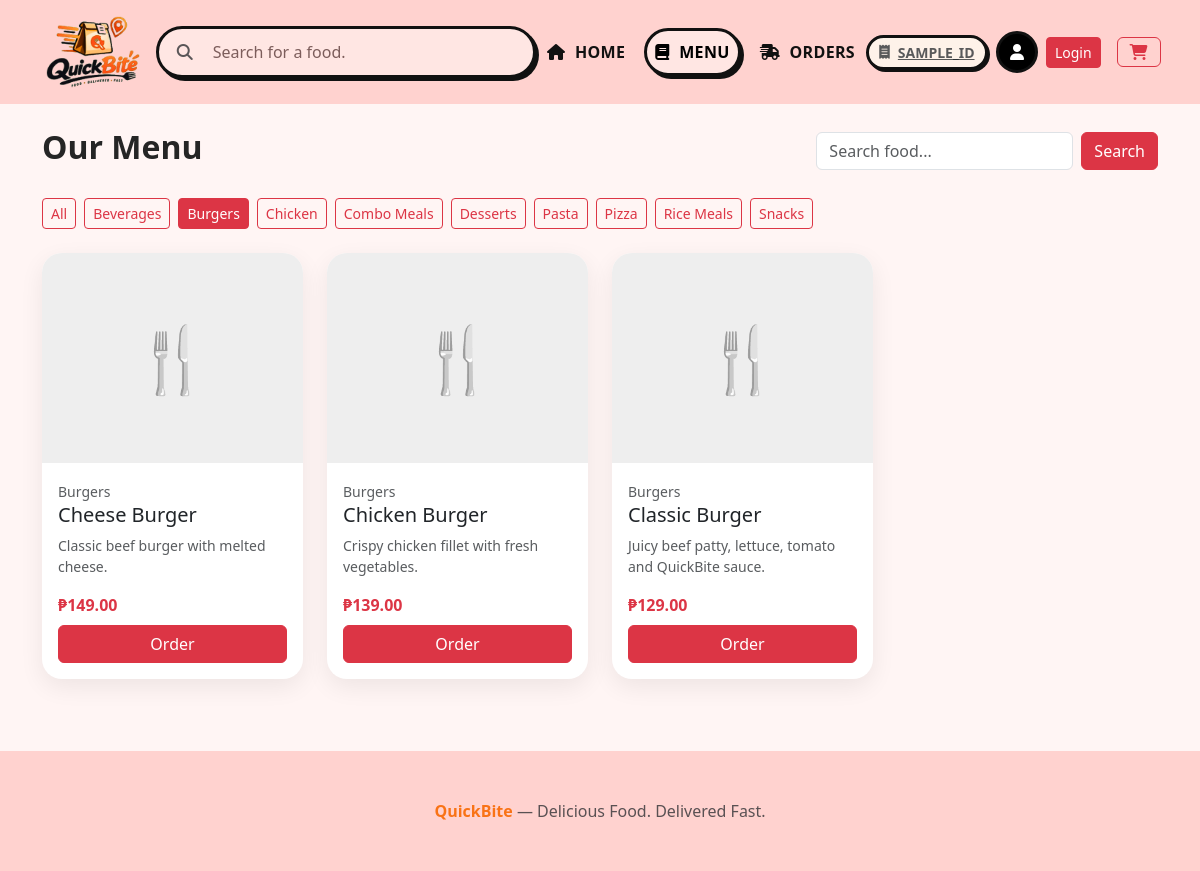
The app's page /menu.php?category=1 with its own data.
### tables this page shows
CREATE TABLE categories(
 id INT AUTO_INCREMENT PRIMARY KEY,
 name VARCHAR(100) NOT NULL,
 status TINYINT(1) DEFAULT 1,
 created_at TIMESTAMP DEFAULT CURRENT_TIMESTAMP
);

CREATE TABLE foods(
 id INT AUTO_INCREMENT PRIMARY KEY,
 category_id INT NOT NULL,
 name VARCHAR(150) NOT NULL,
 description TEXT,
 price DECIMAL(10,2) NOT NULL,
 prep_minutes INT DEFAULT 15,
 image VARCHAR(255) NULL,
 status TINYINT(1) DEFAULT 1,
 created_at TIMESTAMP DEFAULT CURRENT_TIMESTAMP,
 FOREIGN KEY(category_id) REFERENCES categories(id)
);

### includes/functions.php (called while the page is built, shortened)
<?php
function e($value) { return htmlspecialchars((string)$value, ENT_QUOTES, 'UTF-8'); }
function is_logged_in() { return isset($_SESSION['user']['id'], $_SESSION['user']['role']); }
function money($n) { return '₱' . number_format((float)$n, 2); }
?>

### menu.php (the view, shortened to what this page needs)
<?php
require_once "config/database.php"; require_once "includes/functions.php";
$cats=$pdo->query("SELECT * FROM categories WHERE status=1 ORDER BY name")->fetchAll();
$search=trim($_GET['search']??''); $cat=(int)($_GET['category']??0);
$sql="SELECT f.*,c.name category FROM foods f JOIN categories c ON c.id=f.category_id WHERE f.status=1";
$params=[];
if($cat){$sql.=" AND f.category_id=?";$params[]=$cat;}
$sql.=" ORDER BY f.name";
$stmt=$pdo->prepare($sql);$stmt->execute($params);$foods=$stmt->fetchAll();
include "includes/header.php";
?>
<div class="container py-4"><div class="d-flex justify-content-between align-items-center flex-wrap gap-2"><h2 class="fw-bold">Our Menu</h2>
<form class="d-flex"><input name="search" value="<?=e($search)?>" class="form-control" placeholder="Search food..."><button class="btn btn-danger ms-2">Search</button></form></div>
<div class="my-4 d-flex gap-2 flex-wrap"><a class="btn btn-sm <?=!$cat?'btn-danger':'btn-outline-danger'?>" href="menu.php">All</a><?php foreach($cats as $c):?><a class="btn btn-sm <?=$cat==$c['id']?'btn-danger':'btn-outline-danger'?>" href="?category=<?=$c['id']?>"><?=e($c['name'])?></a><?php endforeach;?></div>
<div class="row g-4"><?php foreach($foods as $f):?><div class="col-12 col-sm-6 col-lg-3"><div class="card food-card h-100">
<?php if($f['image'] && str_starts_with($f['image'],'http')):?><img class="food-img w-100" src="<?=e($f['image'])?>"><?php elseif($f['image']):?><img class="food-img w-100" src="<?= $base_url ?>/assets/uploads/<?=e($f['image'])?>"><?php else:?><div class="food-img d-flex align-items-center justify-content-center display-3">🍴</div><?php endif;?>
<div class="card-body"><small class="text-muted"><?=e($f['category'])?></small><h5><?=e($f['name'])?></h5><p class="small text-muted"><?=e($f['description'])?></p><div class="price"><?=money($f['price'])?></div><a class="btn btn-danger w-100 mt-2" href="food-details.php?id=<?=$f['id']?>">Order</a></div></div></div><?php endforeach;?></div></div>
<?php include "includes/footer.php"; ?>

### includes/header.php (shortened to what this page needs)
<?php
require_once __DIR__.'/functions.php';
$base_url = rtrim(dirname($_SERVER['SCRIPT_NAME']), '/');
$current_script = basename($_SERVER['PHP_SELF']);
?>
<!doctype html>
<html lang="en">
<head>
<link href="https://cdn.jsdelivr.net/npm/bootstrap@5.3.3/dist/css/bootstrap.min.css" rel="stylesheet">
<link href="https://cdnjs.cloudflare.com/ajax/libs/font-awesome/6.5.2/css/all.min.css" rel="stylesheet">
<link href="<?= $base_url ?>/assets/css/style.css" rel="stylesheet">
</head>
<body class="landing-body">
<nav class="navbar landing-nav navbar-expand-lg border-bottom sticky-top py-3">
<div class="container">
<a class="navbar-brand d-inline-flex align-items-center py-0" href="<?= $base_url ?>/index.php">
  <img class="site-logo" src="<?= $base_url ?>/assets/img/logo.png?v=2" alt="QuickBite">
</a>
<div class="collapse navbar-collapse" id="topnav">
<form class="d-flex mx-auto my-2 my-lg-0 landing-search order-lg-1" role="search" method="get" action="<?= $base_url ?>/menu.php">
  <i class="fa-solid fa-magnifying-glass me-2 mt-auto mb-auto text-muted"></i>
  <input class="form-control border-0 bg-transparent py-1" placeholder="Search for a food." name="search"
    <?php if($current_script==='menu.php' && !empty($_GET['search'])): ?>value="<?=e($_GET['search'])?>"<?php endif; ?>>
</form>
<ul class="navbar-nav ms-auto ms-lg-0 me-lg-auto gap-2 align-items-lg-center landing-pill-nav order-lg-2">
<li class="nav-item">
  <a class="nav-link pill-btn <?=$current_script==='index.php'?'active':''?>" href="<?= $base_url ?>/index.php">
    <i class="fa-solid fa-house me-1"></i>HOME
  </a>
</li>
<li class="nav-item">
  <a class="nav-link pill-btn <?=$current_script==='menu.php'?'active':''?>" href="<?= $base_url ?>/menu.php">
    <i class="fa-solid fa-book me-1"></i>MENU
  </a>
</li>
<li class="nav-item">
  <a class="nav-link pill-btn <?=(is_logged_in() && in_array($current_script,['my-orders.php','track-order.php']))?'active':''?>"
     href="<?= is_logged_in() ? $base_url.'/my-orders.php' : $base_url.'/login.php' ?>">
    <i class="fa-solid fa-truck-fast me-1"></i>ORDERS
  </a>
</li>
</ul>
<div class="d-flex align-items-center gap-2 ms-lg-auto order-lg-3 profile-zone">
<?php if(is_logged_in()): ?>
  <a class="cart-badge d-none d-lg-inline-flex align-items-center gap-1 small text-muted" href="<?= $base_url ?>/cart.php">
    <i class="fa-solid fa-receipt me-1"></i><?= strtoupper(substr(session_id(), -8)) ?>
  </a>
  <a class="profile-btn" href="<?= $base_url ?>/my-orders.php" title="<?= e($_SESSION['user']['name'] ?? '') ?>">
    <div class="avatar">
      <i class="fa-solid fa-user"></i>
    </div>
  </a>
  <a class="btn btn-sm btn-outline-dark d-none d-lg-inline" href="<?= $base_url ?>/logout.php"><i class="fa-solid fa-right-from-bracket"></i></a>
<?php else: ?>
  <a class="cart-badge d-none d-lg-inline-flex align-items-center gap-1 small text-muted" href="<?= $base_url ?>/login.php">
    <i class="fa-solid fa-receipt me-1"></i>SAMPLE_ID
  </a>
  <a class="profile-btn" href="<?= $base_url ?>/login.php" title="Login">
    <div class="avatar"><i class="fa-solid fa-user"></i></div>
  </a>
  <a class="btn btn-sm btn-danger d-none d-lg-inline" href="<?= $base_url ?>/login.php">Login</a>
<?php endif; ?>
<a class="btn btn-outline-danger position-relative ms-2 d-none d-sm-inline-flex align-items-center" href="<?= $base_url ?>/cart.php">
  <i class="fa-solid fa-cart-shopping"></i>
</a>
</div>
</div>
</div>
</nav>

### includes/footer.php (shortened to what this page needs)
<footer class="py-5 mt-5 border-top landing-footer">
<div class="container text-center text-muted">
<strong class="text-orange">QuickBite</strong> — Delicious Food. Delivered Fast.
</div></footer>
</body></html>

### assets/css/style.css (style rules this page uses)
body { background:#fffaf7;color:#252525 }
:root { --pink-bg:#ffd2cf;--pink-bg-2:#ffe6e3;--pink-light:#fff1ee;--pink-dark:#e8a3a0;--pink-deep:#ff9c99;--orange:#ff9a3d;--orange-deep:#f97316;--outline:#1f1014 }
.landing-body { background:#fff5f4 }
.landing-nav { background:var(--pink-bg);border:0!important;padding-left:0;padding-right:0 }
.landing-nav .container { padding:0 1rem }
.site-logo { height:72px;width:auto;display:block;object-fit:contain }
.navbar-brand { line-height:1 }
.text-orange { color:var(--orange-deep) }
.landing-search { min-width:min(380px,100%);background:var(--pink-bg-2);border:3px solid #111;border-radius:999px;padding:.45rem 1.1rem;box-shadow:3px 3px 0 #111;font-weight:500 }
.landing-search input::placeholder { color:#7c5d5b;font-weight:500 }
.landing-pill-nav { display:flex!important;flex-direction:row!important;gap:.5rem }
.pill-btn { display:inline-flex;align-items:center;gap:.35rem;border-radius:999px;padding:.55rem 1.25rem;font-weight:800;letter-spacing:.02em;color:#111;background:transparent;border:3px solid transparent;transition:.15s }
.pill-btn.active { background:var(--pink-bg-2);border-color:#111;box-shadow:3px 3px 0 #111;color:var(--orange-deep) }
.profile-zone .cart-badge { padding:.25rem .65rem;border:3px solid #111;border-radius:999px;background:#fef2e9;font-weight:700;color:#111;box-shadow:2px 2px 0 #111 }
.profile-zone .avatar { width:42px;height:42px;border-radius:999px;background:#000;color:#fff;border:3px solid #111;display:flex;align-items:center;justify-content:center }
.landing-footer { background:var(--pink-bg);border:0!important }
.food-card { border:0;border-radius:20px;overflow:hidden;box-shadow:0 8px 25px rgba(0,0,0,.07);transition:.2s }
.food-img { height:210px;object-fit:cover;background:#eee }
.price { font-weight:800;color:#dc3545 }

### records on screen
categories: name "Beverages"
categories: name "Burgers"
categories: name "Chicken"
categories: name "Combo Meals"
categories: name "Desserts"
categories: name "Pasta"
categories: name "Pizza"
categories: name "Rice Meals"
categories: name "Snacks"
foods: category.name "Burgers", name "Cheese Burger", description "Classic beef burger with melted cheese.", price "₱149.00"
foods: category.name "Burgers", name "Chicken Burger", description "Crispy chicken fillet with fresh vegetables.", price "₱139.00"
foods: category.name "Burgers", name "Classic Burger", description "Juicy beef patty, lettuce, tomato and QuickBite sauce.", price "₱129.00"
